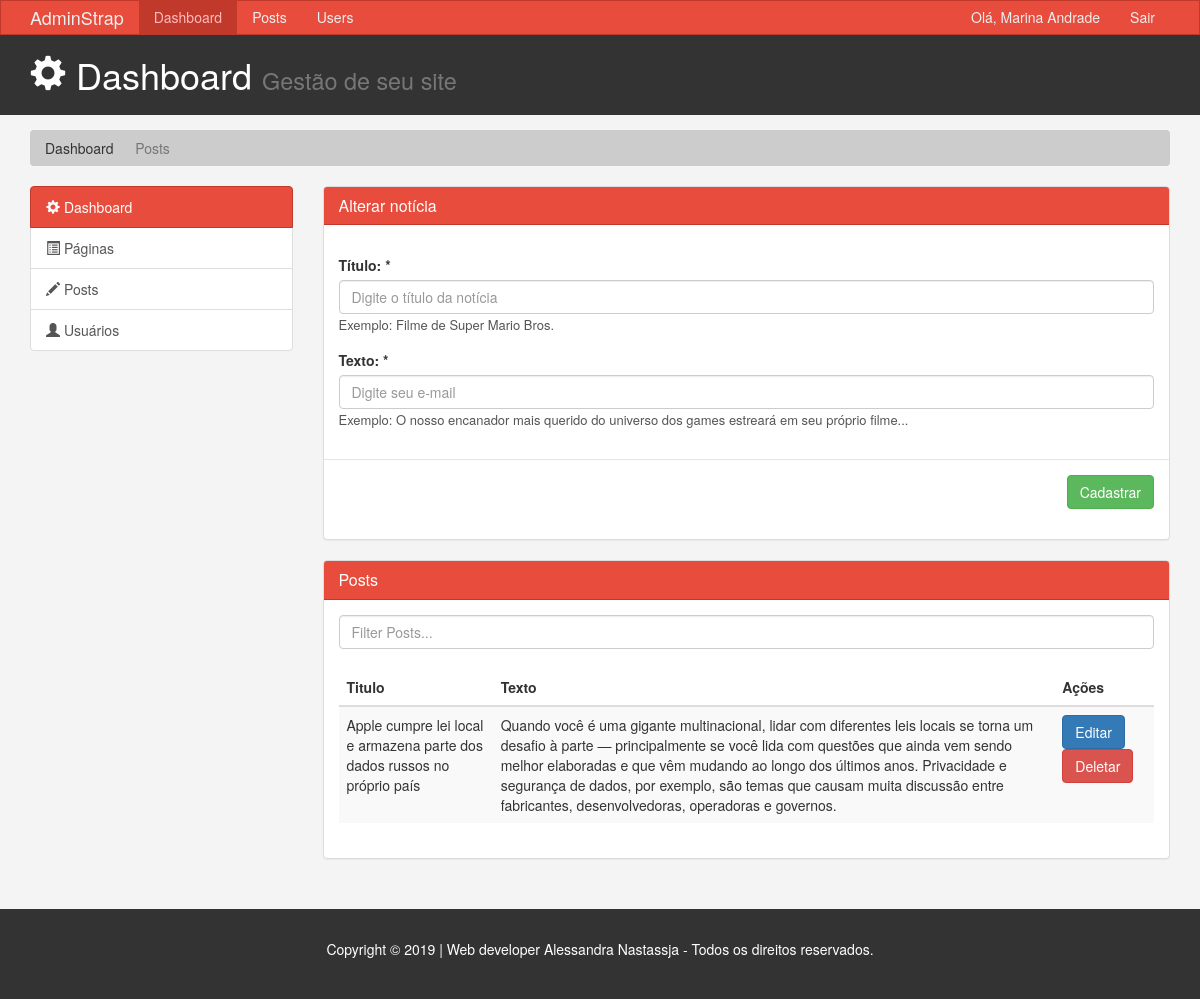
The app's page /posts.php (signed in) with its own data.
### tables this page shows
CREATE TABLE IF NOT EXISTS `noticias` (
  `id` int(11) NOT NULL AUTO_INCREMENT,
  `titulo` varchar(150) NOT NULL,
  `texto` text NOT NULL,
  PRIMARY KEY (`id`)
);

### src/noticia/editar-noticia.php (called while the page is built, shortened)
<?php
    $update = false;
    $titulo = '';
    $texto = '';
    ?>

### posts.php (the view, shortened to what this page needs)
<!DOCTYPE html>
<html lang="pt-br">
<head>
    <?php include_once ("./include/head.php") ?>
</head>
<body>
    <?php include_once ("./include/nav.php") ?>
    <?php include_once ("./include/header.php") ?>
    <section id="breadcrumb">
        <div class="container">
            <ol class="breadcrumb">
                <li><a href="index.html">Dashboard</a></li>
                <li class="active">Posts</li>
            </ol>
        </div>
    </section>
    <section id="main">
        <div class="container">
            <div class="row">
                <div class="col-md-3">
                    <?php include_once ("./include/column-lateral.php") ?>
                </div>
                <div class="col-md-9">
                    <div class="panel panel-default" id="form-editar">
                        <div class="panel-heading main-color-bg">
                            <h3 class="panel-title">Alterar notícia</h3>
                        </div>
                        <?php require_once './src/noticia/editar-noticia.php'; ?>
                        <div class="panel-body">
                            <div class="row">
                                <form action="./src/noticia/editar-noticia.php" method="post">
                                    <div class="modal-body">
                                        <div class="form-group">
                                            <label for="titulo">Título: *</label>
                                            <input type="text" class="form-control" name="titulo" value="<?php echo $titulo; ?>"
                                                placeholder="Digite o título da notícia">
                                            <span class="invalid-feedback invalid-feedback-titulo">
                                                Exemplo: Filme de Super Mario Bros.
                                            </span>
                                        </div>
                                        <div class="form-group">
                                            <label for="texto">Texto: *</label>
                                            <input type="text" class="form-control" name="texto" value="<?php echo $texto; ?>"
                                                placeholder="Digite seu e-mail">
                                            <span class="invalid-feedback invalid-feedback-texto">
                                                Exemplo: O nosso encanador mais querido do universo dos games estreará em seu próprio filme...
                                            </span>
                                        </div>
                                    </div>
                                    <div class="modal-footer">
                                        <?php
                                      if($update == true):
                                    ?>
                                        <button type="submit" class="btn btn-info" name="update">Alterar</button>
                                        <?php else: ?>
                                        <button type="submit" class="btn btn-success" name="salvar">Cadastrar</button>
                                        <?php endif; ?>
                                    </div>
                                </form>
                            </div>
                        </div>
                    </div>
                    <div class="panel panel-default">
                        <div class="panel-heading main-color-bg">
                            <h3 class="panel-title">Posts</h3>
                        </div>
                        <div class="panel-body">
                            <div class="row">
                                <div class="col-md-12">
                                    <input class="form-control" type="text" placeholder="Filter Posts...">
                                </div>
                            </div>
                            <br>
                            <?php
                              $conexao = mysqli_connect('localhost', 'root', '', 'blog') or die(mysqli_error($mysqli));
                              $resultados = $conexao->query("SELECT * FROM noticias");
                            ?>
                            <table class="table table-striped table-hover">
                                <thead>
                                    <tr>
                                    <th scope="col">Titulo</th>
                                    <th scope="col">Texto</th>
                                    <th colspan="2">Ações</th>
                                    </tr>
                                </thead>
                                <?php
                                  while($row = $resultados->fetch_assoc()):
                                ?>
                                <tbody>
                                <tr>
                                  <td><?php echo $row['titulo']?></td>
                                  <td><?php echo $row['texto']?></td>
                                  <td>
                                    <a href="posts.php?edit=<?php echo $row['id']; ?>"
                                      class="btn btn-primary">Editar</a>
                                    <a href="./src/noticia/deletar-posts.php?delete=<?php echo $row['id']; ?>"
                                      class="btn btn-danger">Deletar</a>
                                  </td>
                                </tr>
                                </tbody>
                                <?php endwhile;?>
                            </table>
                        </div>
                    </div>
                </div>
            </div>
        </div>
    </section>
    <?php include_once ("./include/footer.php") ?>
</body>
</html>

### css/style.css (style rules this page uses)
body { background:#f4f4f4; }
.invalid-feedback { font-size: 13px !important; color: #555; }
.main-color-bg { background-color: #e74c3c !important; border-color: #c0392b !important; color:#ffffff !important; }
.breadcrumb { background:#cccccc; color:#333333; }
.breadcrumb a { color:#333333; }

### records on screen
noticias: titulo "Apple cumpre lei local e armazena parte dos dados russos no próprio país", texto "Quando você é uma gigante multinacional, lidar com diferentes leis locais se torna um desafio à parte — principalmente se você lida com questões que ainda vem sendo melhor elaboradas e que vêm mudando ao longo dos últimos anos. Privacidade e segurança de dados, por exemplo, são temas que causam muita discussão entre fabricantes, desenvolvedoras, operadoras e governos."

### other values on screen
$_SESSION['nome'] "Marina Andrade"
